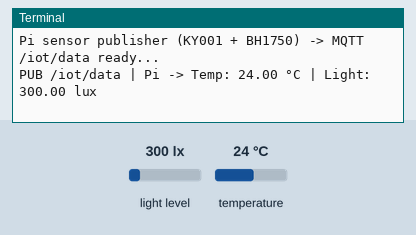
Recording of a program running on a simulated Raspberry Pi (BCM pin numbers). Shown: the last lines printed to the terminal. Inputs (shaded band) come from the test bench; at power-on: light level 300 lx, temperature 24 °C. No MQTT or app messages arrive unless stated.

Above: at 1.3 s.
1.4 s: light level set to 40 lx
At 5.1 s:
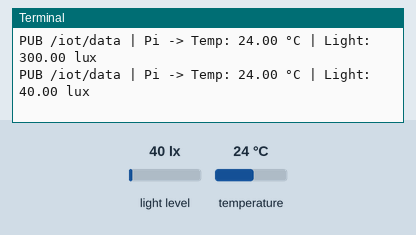
5.4 s: temperature set to 12 °C
At 8.2 s:
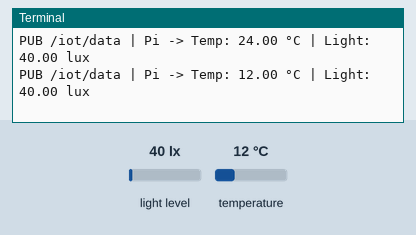
9.4 s: light level set to 500 lx
At 11.1 s:
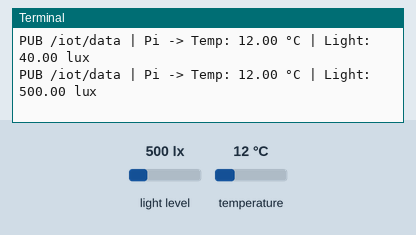
Timing chart, 0 to 12.6 s (numbered marks = the images above; inputs shaded):
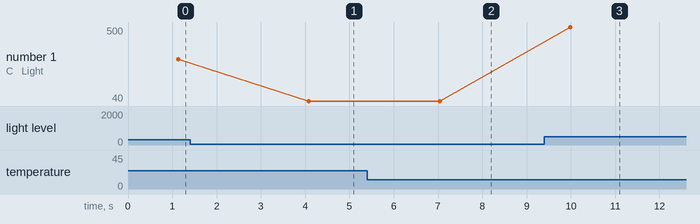

The program:

pub_sensor_on_pi.py
```python
import os
import glob
import time
import smbus
import json
import paho.mqtt.client as mqtt

# ---------------- KY-001 ----------------
os.system('modprobe w1-gpio')
os.system('modprobe w1-therm')

base_dir = '/sys/bus/w1/devices/'
device_folders = glob.glob(base_dir + '28*')
if not device_folders:
    raise RuntimeError("ไม่พบ KY-001 (ไม่มีโฟลเดอร์ 28* ใน /sys/bus/w1/devices/)")
device_folder = device_folders[0]
device_file = device_folder + '/w1_slave'

def read_temp_raw():
    try:
        with open(device_file, 'r') as f:
            return f.readlines()
    except Exception as e:
        print("KY-001 read_raw error:", e)
        return []

def read_temp():
    max_retry = 5

    lines = read_temp_raw()
    retry = 0

    # ถ้าไม่มีบรรทัดเลย หรือมีน้อยกว่า 2 บรรทัด → retry
    while (not lines or len(lines) < 2) and retry < max_retry:
        print(f"⚠ KY-001: no data (len={len(lines)}), retry {retry+1}/{max_retry}")
        time.sleep(0.2)
        lines = read_temp_raw()
        retry += 1

    if not lines or len(lines) < 2:
        print("KY-001: still no valid data after retries, return None")
        return None

    # ตรวจ CRC (YES) แบบมี retry
    retry = 0
    while not lines[0].strip().endswith('YES') and retry < max_retry:
        print(f"KY-001: CRC not YES, retry {retry+1}/{max_retry}")
        time.sleep(0.2)
        lines = read_temp_raw()
        if not lines or len(lines) < 2:
            print("KY-001: no data while checking CRC, return None")
            return None
        retry += 1

    if not lines[0].strip().endswith('YES'):
        print("KY-001: CRC still not YES after retries, return None")
        return None

    # parse ค่า t=
    equals_pos = lines[1].find('t=')
    if equals_pos != -1:
        temp_str = lines[1][equals_pos + 2:]
        try:
            temp_c = float(temp_str) / 1000.0
            return temp_c
        except ValueError:
            print("KY-001: invalid temp string:", temp_str)
            return None

    print("KY-001: 't=' not found in", lines[1].strip())
    return None

# ---------------- BH1750 ----------------
bus = smbus.SMBus(1)
BH1750_ADDR = 0x23
CONTINUOUS_HIGH_RES_MODE = 0x10

def read_light():
    """ อ่านค่าความสว่างจาก BH1750 หน่วย lux """
    try:
        bus.write_byte(BH1750_ADDR, CONTINUOUS_HIGH_RES_MODE)
        time.sleep(0.2)
        data = bus.read_i2c_block_data(BH1750_ADDR, 0x00, 2)
        lux = (data[0] << 8 | data[1]) / 1.2
        return lux
    except Exception as e:
        print("BH1750 read error:", e)
        return None

# ---------------- MQTT ----------------
MQTT_BROKER = "localhost"  # mosquitto รันบน Pi ตัวนี้
MQTT_PORT = 1883
MQTT_TOPIC = "/iot/data"

mqtt_client = mqtt.Client()
mqtt_client.connect(MQTT_BROKER, MQTT_PORT, 60)
mqtt_client.loop_start()

print("Pi sensor publisher (KY001 + BH1750) -> MQTT /iot/data ready...")

# ---------------- Main Loop ----------------
try:
    while True:
        # อ่านเซนเซอร์บน Raspberry Pi
        pi_temp = read_temp()  # °C
        lux = read_light()     # lux

        # เตรียม payload ส่ง MQTT
        payload = {
            "pi": {
                "temperature": pi_temp,
                "light": lux
            }
        }

        # ส่ง MQTT
        try:
            mqtt_client.publish(MQTT_TOPIC, json.dumps(payload))
        except Exception as e:
            print("MQTT publish error:", e)


        temp_str = f"{pi_temp:.2f} °C" if pi_temp is not None else "N/A"
        lux_str = f"{lux:.2f} lux" if lux is not None else "N/A"
        print(f"PUB /iot/data | Pi -> Temp: {temp_str} | Light: {lux_str}")


        time.sleep(2.0)

except KeyboardInterrupt:
    print("\nExiting...")
finally:
    mqtt_client.loop_stop()
    mqtt_client.disconnect()
```

Measured:
- after the input at 1.4 s, the terminal: prints a new line after 2.7 s (image 1)
- after the input at 5.4 s, the terminal: prints a new line after 1.6 s (image 2)
- after the input at 9.4 s, the terminal: prints a new line after 0.59 s (image 3)
- plotted number 1: 300 → 40 after the input at 1.4 s, 40 → 500 after the input at 9.4 s
